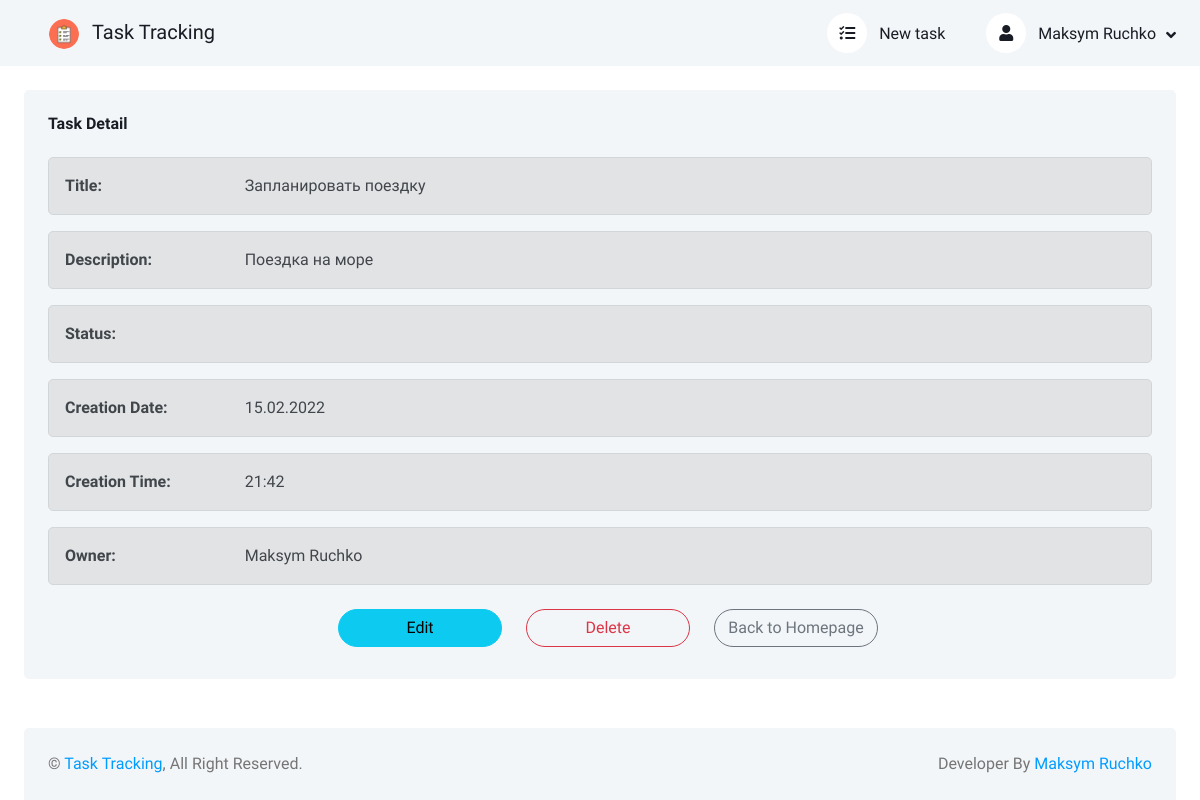
Page /task-1/ (signed in) on the earlier database version.
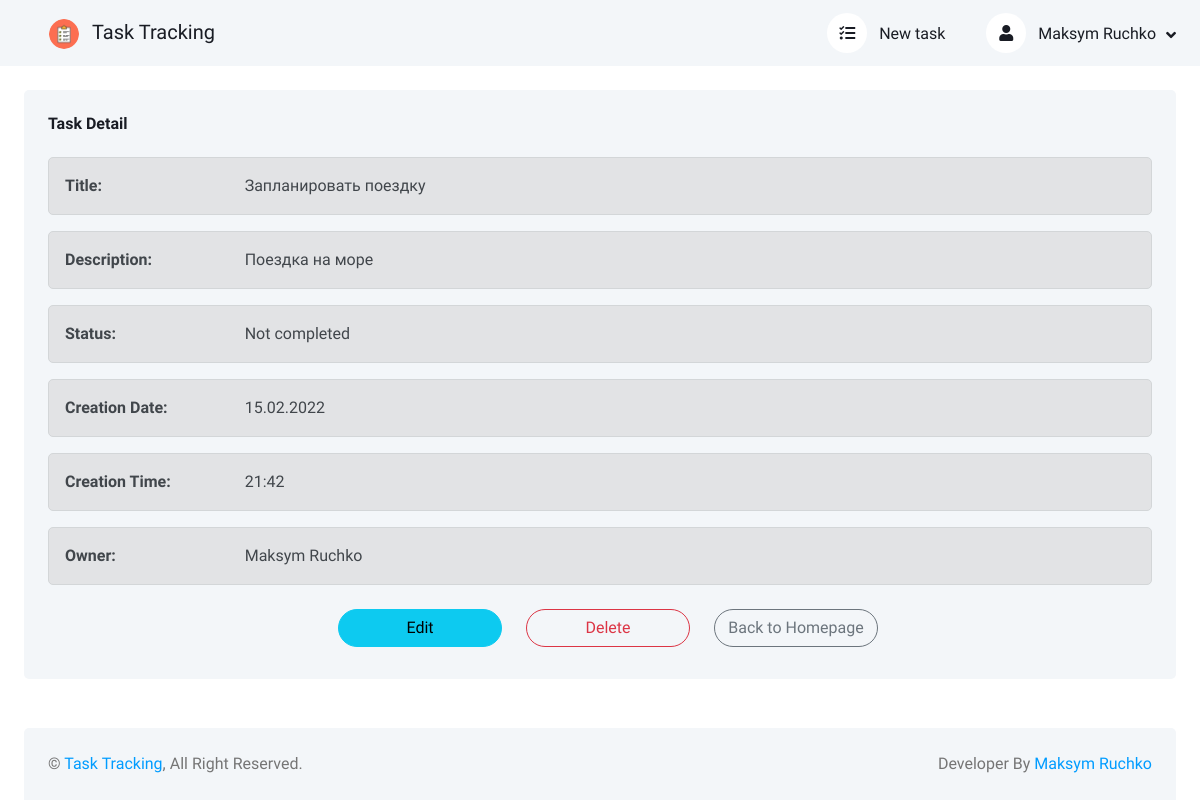
Same page on the later database version.
### tasks/models.py (models this page shows, shortened)
class Task(models.Model):
    NOT_COMPLETED = 'Not completed'
    COMPLETED = 'Сompleted'
    title = models.CharField('Title', max_length=150)
    description = models.TextField('Description')
    status = models.CharField(
        'Status',
        choices=[('not completed', NOT_COMPLETED), ('completed', COMPLETED), ],
        max_length=13,
    )
    creation_date = models.DateTimeField('Creation date', auto_now_add=True)
    owner = models.ForeignKey(
        get_user_model(),
        verbose_name='Owner',
        on_delete=models.CASCADE,
        blank=True,
        null=True,
    )
    class Meta:
        verbose_name = 'Task'
        verbose_name_plural = 'Tasks'

### users/models.py (models this page shows, shortened)
class CustomUser(AbstractUser):
    email = models.EmailField("E-mail", unique=True)
    username = models.CharField("Username", max_length=150, blank=True, null=True, unique=True)
    date_joined = models.DateTimeField("Date joined", default=timezone.now, blank=True, null=True)
    USERNAME_FIELD = 'email'
    REQUIRED_FIELDS = []
    objects = CustomUserManager()
    def get_absolute_url(self):
        return reverse('user_detail', kwargs={'user_name': str(self.username)})
    class Meta:
        verbose_name = 'User'
        verbose_name_plural = 'Users'
        ordering = ['id']

### tasks/views.py (the view)
# urls.py: path('task-<int:pk>/', TaskDetailView.as_view(), name='task_detail'),
class TaskDetailView(LoginRequiredMixin, DetailView):
    model = Task
    context_object_name = 'task_detail'
    template_name = 'tasks/task_detail.html'
    login_url = 'login'

### tasks/templates/tasks/task_detail.html (shortened to what this page needs)
{% extends 'base.html' %}
{% load static %}
{% block content %}
<div class="row g-4">
    <div class="col-sm-12 col-xl-12">
        <div class="bg-light rounded h-100 p-4">
            <h6 class="mb-4">Task Detail</h6>
            <div class="alert alert-secondary" role="alert">
                <div class="row g-2">
                    <div class="col-sm-12 col-xl-2">
                        <strong>Title:</strong>
                    </div>
                    <div class="col-sm-12 col-xl-10">
                        {{ task_detail.title }}
                    </div>
                </div>
            </div>
            <div class="alert alert-secondary" role="alert">
                <div class="row g-2">
                    <div class="col-sm-12 col-xl-2">
                        <strong>Description:</strong>
                    </div>
                    <div class="col-sm-12 col-xl-10">
                        {{ task_detail.description }}
                    </div>
                </div>
            </div>
            <div class="alert alert-secondary" role="alert">
                <div class="row g-2">
                    <div class="col-sm-12 col-xl-2">
                        <strong>Status:</strong>
                    </div>
                    <div class="col-sm-12 col-xl-10">
                        {{ task_detail.get_status_display }}
                    </div>
                </div>
            </div>
            <div class="alert alert-secondary" role="alert">
                <div class="row g-2">
                    <div class="col-sm-12 col-xl-2">
                        <strong>Creation Date:</strong>
                    </div>
                    <div class="col-sm-12 col-xl-10">
                        {{ task_detail.creation_date | date:"d.m.Y" }}
                    </div>
                </div>
            </div>
            <div class="alert alert-secondary" role="alert">
                <div class="row g-2">
                    <div class="col-sm-12 col-xl-2">
                        <strong>Creation Time:</strong>
                    </div>
                    <div class="col-sm-12 col-xl-10">
                        {{ task_detail.creation_date | date:"H:i" }}
                    </div>
                </div>
            </div>
            <div class="alert alert-secondary" role="alert">
                <div class="row g-2">
                    <div class="col-sm-12 col-xl-2">
                        <strong>Owner:</strong>
                    </div>
                    <div class="col-sm-12 col-xl-10">
                        {% if not task_detail.owner.first_name and not task_detail.owner.last_name %}
                        {{ task_detail.owner.username }}
                        {% else %}
                        {{ task_detail.owner.first_name }} {{ task_detail.owner.last_name }}
                        {% endif %}
                    </div>
                </div>
            </div>
            <div class="row form-floating justify-content-center">
                <div class="col-sm-4 col-xl-2">
                    <a href="{% url 'task_update' task_detail.pk %}" class="btn btn-info rounded-pill m-2 col-sm-12 col-xl-12">
                        Edit
                    </a>
                </div>
                <div class="col-sm-4 col-xl-2">
                    <a href="{% url 'task_delete' task_detail.pk %}" class="btn btn-outline-danger rounded-pill m-2 col-sm-12 col-xl-12">
                        Delete
                    </a>
                </div>
                <div class="col-sm-4 col-xl-2">
                    <a href="{% url 'home' %}" class="btn btn-outline-secondary rounded-pill m-2 col-sm-12 col-xl-12">
                        Back to Homepage
                    </a>
                </div>
            </div>
        </div>
    </div>
</div>
{% endblock content %}

Differences in the rows shown:
changed Task "Запланировать поездку": status (not shown) → "Not completed"
